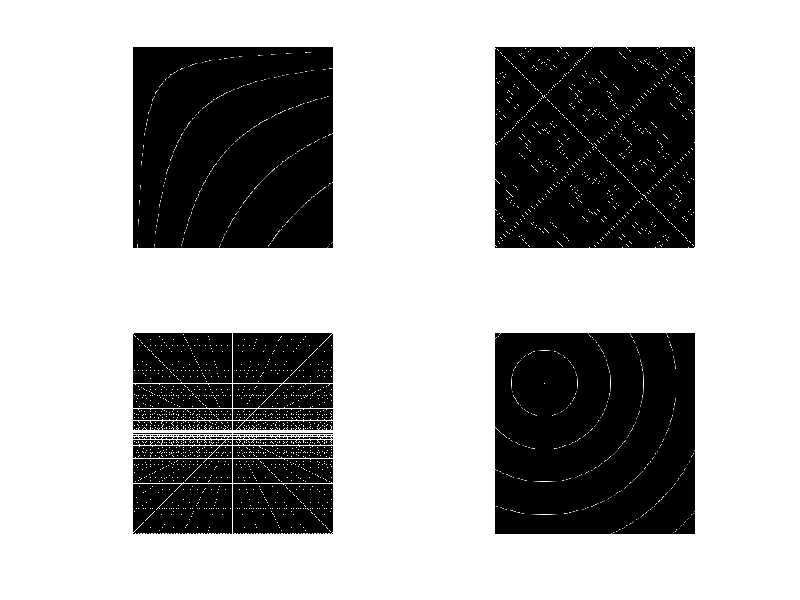
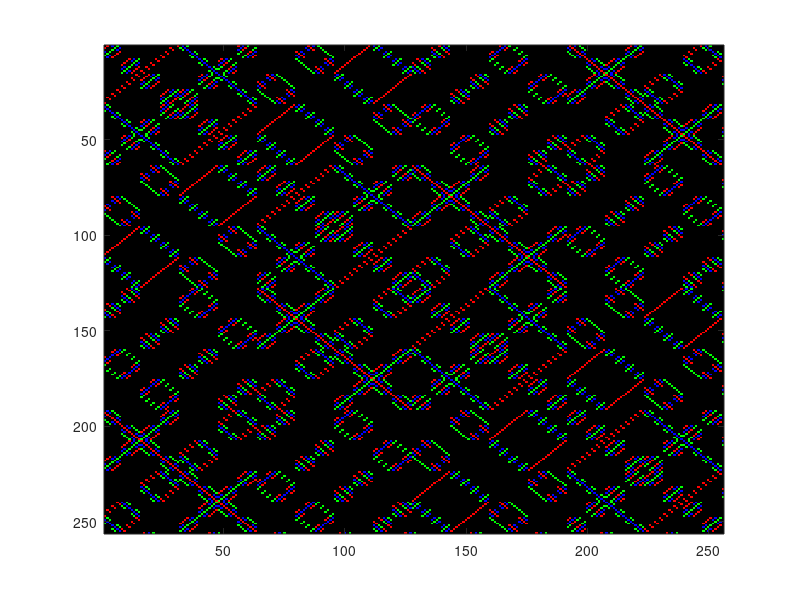

Recreate these plots in MATLAB, in order.
close all
clear 
clc

dim = 256;
startingImage = zeros(dim);
xVect = 1:dim;
yVect = 1:dim;

[X,Y] = meshgrid(xVect,yVect);

imageOne = 1 - mod(sqrt(X.*Y),42);
imageTwo = 1 - mod(bitxor(X,Y),42);
imageThree = 1 - abs(mod((X - 128)*64, (Y - 128)));
imageFour = 1 - mod(sqrt((X - 64).^2 + (Y - 64).^2), 42);


% imageRGB(:,:,1) = imageOne;
% imageRGB(:,:,2) = imageTwo;
% imageRGB(:,:,3) = imageFour;

imageRGB(:,:,1) = double(mod(bitxor(X,Y),27) == 3);
imageRGB(:,:,2) = double(mod(bitxor(X,Y),27) == 7);
imageRGB(:,:,3) = double(mod(bitxor(X,Y),27) == 5);

entropy(imageOne)
entropy(imageTwo)
entropy(imageThree)
entropy(imageFour)

figure(1)
subplot(2,2,1)
imshow(imageOne)
subplot(2,2,2)
imshow(imageTwo)
subplot(2,2,3)
imshow(imageThree)
subplot(2,2,4)
imshow(imageFour)

figure(2)
imagesc(imageRGB)
